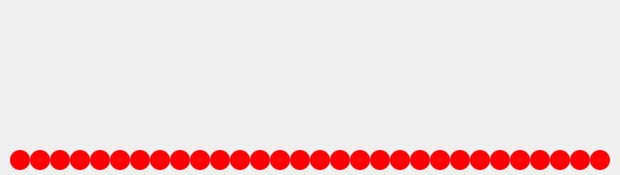
<?xml version="1.0" encoding="UTF-8"?>
<ui version="4.0">
 <class>Form</class>
 <widget class="QWidget" name="Form">
  <property name="geometry">
   <rect>
    <x>0</x>
    <y>0</y>
    <width>620</width>
    <height>175</height>
   </rect>
  </property>
  <property name="windowTitle">
   <string>Form</string>
  </property>
  <widget class="QLabel" name="label_0">
   <property name="geometry">
    <rect>
     <x>10</x>
     <y>150</y>
     <width>20</width>
     <height>20</height>
    </rect>
   </property>
   <property name="styleSheet">
    <string notr="true">background-color: rgb(255, 0, 4);
border-radius: 10px;</string>
   </property>
   <property name="text">
    <string/>
   </property>
  </widget>
  <widget class="QLabel" name="label_1">
   <property name="geometry">
    <rect>
     <x>30</x>
     <y>150</y>
     <width>20</width>
     <height>20</height>
    </rect>
   </property>
   <property name="styleSheet">
    <string notr="true">background-color: rgb(255, 0, 4);
border-radius: 10px;</string>
   </property>
   <property name="text">
    <string/>
   </property>
  </widget>
  <widget class="QLabel" name="label_2">
   <property name="geometry">
    <rect>
     <x>50</x>
     <y>150</y>
     <width>20</width>
     <height>20</height>
    </rect>
   </property>
   <property name="styleSheet">
    <string notr="true">background-color: rgb(255, 0, 4);
border-radius: 10px;</string>
   </property>
   <property name="text">
    <string/>
   </property>
  </widget>
  <widget class="QLabel" name="label_3">
   <property name="geometry">
    <rect>
     <x>70</x>
     <y>150</y>
     <width>20</width>
     <height>20</height>
    </rect>
   </property>
   <property name="styleSheet">
    <string notr="true">background-color: rgb(255, 0, 4);
border-radius: 10px;</string>
   </property>
   <property name="text">
    <string/>
   </property>
  </widget>
  <widget class="QLabel" name="label_4">
   <property name="geometry">
    <rect>
     <x>90</x>
     <y>150</y>
     <width>20</width>
     <height>20</height>
    </rect>
   </property>
   <property name="styleSheet">
    <string notr="true">background-color: rgb(255, 0, 4);
border-radius: 10px;</string>
   </property>
   <property name="text">
    <string/>
   </property>
  </widget>
  <widget class="QLabel" name="label_5">
   <property name="geometry">
    <rect>
     <x>110</x>
     <y>150</y>
     <width>20</width>
     <height>20</height>
    </rect>
   </property>
   <property name="styleSheet">
    <string notr="true">background-color: rgb(255, 0, 4);
border-radius: 10px;</string>
   </property>
   <property name="text">
    <string/>
   </property>
  </widget>
  <widget class="QLabel" name="label_7">
   <property name="geometry">
    <rect>
     <x>150</x>
     <y>150</y>
     <width>20</width>
     <height>20</height>
    </rect>
   </property>
   <property name="styleSheet">
    <string notr="true">background-color: rgb(255, 0, 4);
border-radius: 10px;</string>
   </property>
   <property name="text">
    <string/>
   </property>
  </widget>
  <widget class="QLabel" name="label_9">
   <property name="geometry">
    <rect>
     <x>190</x>
     <y>150</y>
     <width>20</width>
     <height>20</height>
    </rect>
   </property>
   <property name="styleSheet">
    <string notr="true">background-color: rgb(255, 0, 4);
border-radius: 10px;</string>
   </property>
   <property name="text">
    <string/>
   </property>
  </widget>
  <widget class="QLabel" name="label_8">
   <property name="geometry">
    <rect>
     <x>170</x>
     <y>150</y>
     <width>20</width>
     <height>20</height>
    </rect>
   </property>
   <property name="styleSheet">
    <string notr="true">background-color: rgb(255, 0, 4);
border-radius: 10px;</string>
   </property>
   <property name="text">
    <string/>
   </property>
  </widget>
  <widget class="QLabel" name="label_6">
   <property name="geometry">
    <rect>
     <x>130</x>
     <y>150</y>
     <width>20</width>
     <height>20</height>
    </rect>
   </property>
   <property name="styleSheet">
    <string notr="true">background-color: rgb(255, 0, 4);
border-radius: 10px;</string>
   </property>
   <property name="text">
    <string/>
   </property>
  </widget>
  <widget class="QLabel" name="label_10">
   <property name="geometry">
    <rect>
     <x>210</x>
     <y>150</y>
     <width>20</width>
     <height>20</height>
    </rect>
   </property>
   <property name="styleSheet">
    <string notr="true">background-color: rgb(255, 0, 4);
border-radius: 10px;</string>
   </property>
   <property name="text">
    <string/>
   </property>
  </widget>
  <widget class="QLabel" name="label_12">
   <property name="geometry">
    <rect>
     <x>250</x>
     <y>150</y>
     <width>20</width>
     <height>20</height>
    </rect>
   </property>
   <property name="styleSheet">
    <string notr="true">background-color: rgb(255, 0, 4);
border-radius: 10px;</string>
   </property>
   <property name="text">
    <string/>
   </property>
  </widget>
  <widget class="QLabel" name="label_14">
   <property name="geometry">
    <rect>
     <x>290</x>
     <y>150</y>
     <width>20</width>
     <height>20</height>
    </rect>
   </property>
   <property name="styleSheet">
    <string notr="true">background-color: rgb(255, 0, 4);
border-radius: 10px;</string>
   </property>
   <property name="text">
    <string/>
   </property>
  </widget>
  <widget class="QLabel" name="label_13">
   <property name="geometry">
    <rect>
     <x>270</x>
     <y>150</y>
     <width>20</width>
     <height>20</height>
    </rect>
   </property>
   <property name="styleSheet">
    <string notr="true">background-color: rgb(255, 0, 4);
border-radius: 10px;</string>
   </property>
   <property name="text">
    <string/>
   </property>
  </widget>
  <widget class="QLabel" name="label_11">
   <property name="geometry">
    <rect>
     <x>230</x>
     <y>150</y>
     <width>20</width>
     <height>20</height>
    </rect>
   </property>
   <property name="styleSheet">
    <string notr="true">background-color: rgb(255, 0, 4);
border-radius: 10px;</string>
   </property>
   <property name="text">
    <string/>
   </property>
  </widget>
  <widget class="QLabel" name="label_25">
   <property name="geometry">
    <rect>
     <x>510</x>
     <y>150</y>
     <width>20</width>
     <height>20</height>
    </rect>
   </property>
   <property name="styleSheet">
    <string notr="true">background-color: rgb(255, 0, 4);
border-radius: 10px;</string>
   </property>
   <property name="text">
    <string/>
   </property>
  </widget>
  <widget class="QLabel" name="label_15">
   <property name="geometry">
    <rect>
     <x>310</x>
     <y>150</y>
     <width>20</width>
     <height>20</height>
    </rect>
   </property>
   <property name="styleSheet">
    <string notr="true">background-color: rgb(255, 0, 4);
border-radius: 10px;</string>
   </property>
   <property name="text">
    <string/>
   </property>
  </widget>
  <widget class="QLabel" name="label_17">
   <property name="geometry">
    <rect>
     <x>350</x>
     <y>150</y>
     <width>20</width>
     <height>20</height>
    </rect>
   </property>
   <property name="styleSheet">
    <string notr="true">background-color: rgb(255, 0, 4);
border-radius: 10px;</string>
   </property>
   <property name="text">
    <string/>
   </property>
  </widget>
  <widget class="QLabel" name="label_21">
   <property name="geometry">
    <rect>
     <x>430</x>
     <y>150</y>
     <width>20</width>
     <height>20</height>
    </rect>
   </property>
   <property name="styleSheet">
    <string notr="true">background-color: rgb(255, 0, 4);
border-radius: 10px;</string>
   </property>
   <property name="text">
    <string/>
   </property>
  </widget>
  <widget class="QLabel" name="label_26">
   <property name="geometry">
    <rect>
     <x>530</x>
     <y>150</y>
     <width>20</width>
     <height>20</height>
    </rect>
   </property>
   <property name="styleSheet">
    <string notr="true">background-color: rgb(255, 0, 4);
border-radius: 10px;</string>
   </property>
   <property name="text">
    <string/>
   </property>
  </widget>
  <widget class="QLabel" name="label_22">
   <property name="geometry">
    <rect>
     <x>450</x>
     <y>150</y>
     <width>20</width>
     <height>20</height>
    </rect>
   </property>
   <property name="styleSheet">
    <string notr="true">background-color: rgb(255, 0, 4);
border-radius: 10px;</string>
   </property>
   <property name="text">
    <string/>
   </property>
  </widget>
  <widget class="QLabel" name="label_28">
   <property name="geometry">
    <rect>
     <x>570</x>
     <y>150</y>
     <width>20</width>
     <height>20</height>
    </rect>
   </property>
   <property name="styleSheet">
    <string notr="true">background-color: rgb(255, 0, 4);
border-radius: 10px;</string>
   </property>
   <property name="text">
    <string/>
   </property>
  </widget>
  <widget class="QLabel" name="label_20">
   <property name="geometry">
    <rect>
     <x>410</x>
     <y>150</y>
     <width>20</width>
     <height>20</height>
    </rect>
   </property>
   <property name="styleSheet">
    <string notr="true">background-color: rgb(255, 0, 4);
border-radius: 10px;</string>
   </property>
   <property name="text">
    <string/>
   </property>
  </widget>
  <widget class="QLabel" name="label_19">
   <property name="geometry">
    <rect>
     <x>390</x>
     <y>150</y>
     <width>20</width>
     <height>20</height>
    </rect>
   </property>
   <property name="styleSheet">
    <string notr="true">background-color: rgb(255, 0, 4);
border-radius: 10px;</string>
   </property>
   <property name="text">
    <string/>
   </property>
  </widget>
  <widget class="QLabel" name="label_27">
   <property name="geometry">
    <rect>
     <x>550</x>
     <y>150</y>
     <width>20</width>
     <height>20</height>
    </rect>
   </property>
   <property name="styleSheet">
    <string notr="true">background-color: rgb(255, 0, 4);
border-radius: 10px;</string>
   </property>
   <property name="text">
    <string/>
   </property>
  </widget>
  <widget class="QLabel" name="label_18">
   <property name="geometry">
    <rect>
     <x>370</x>
     <y>150</y>
     <width>20</width>
     <height>20</height>
    </rect>
   </property>
   <property name="styleSheet">
    <string notr="true">background-color: rgb(255, 0, 4);
border-radius: 10px;</string>
   </property>
   <property name="text">
    <string/>
   </property>
  </widget>
  <widget class="QLabel" name="label_24">
   <property name="geometry">
    <rect>
     <x>490</x>
     <y>150</y>
     <width>20</width>
     <height>20</height>
    </rect>
   </property>
   <property name="styleSheet">
    <string notr="true">background-color: rgb(255, 0, 4);
border-radius: 10px;</string>
   </property>
   <property name="text">
    <string/>
   </property>
  </widget>
  <widget class="QLabel" name="label_23">
   <property name="geometry">
    <rect>
     <x>470</x>
     <y>150</y>
     <width>20</width>
     <height>20</height>
    </rect>
   </property>
   <property name="styleSheet">
    <string notr="true">background-color: rgb(255, 0, 4);
border-radius: 10px;</string>
   </property>
   <property name="text">
    <string/>
   </property>
  </widget>
  <widget class="QLabel" name="label_29">
   <property name="geometry">
    <rect>
     <x>590</x>
     <y>150</y>
     <width>20</width>
     <height>20</height>
    </rect>
   </property>
   <property name="styleSheet">
    <string notr="true">background-color: rgb(255, 0, 4);
border-radius: 10px;</string>
   </property>
   <property name="text">
    <string/>
   </property>
  </widget>
  <widget class="QLabel" name="label_16">
   <property name="geometry">
    <rect>
     <x>330</x>
     <y>150</y>
     <width>20</width>
     <height>20</height>
    </rect>
   </property>
   <property name="styleSheet">
    <string notr="true">background-color: rgb(255, 0, 4);
border-radius: 10px;</string>
   </property>
   <property name="text">
    <string/>
   </property>
  </widget>
 </widget>
 <resources/>
 <connections/>
</ui>
